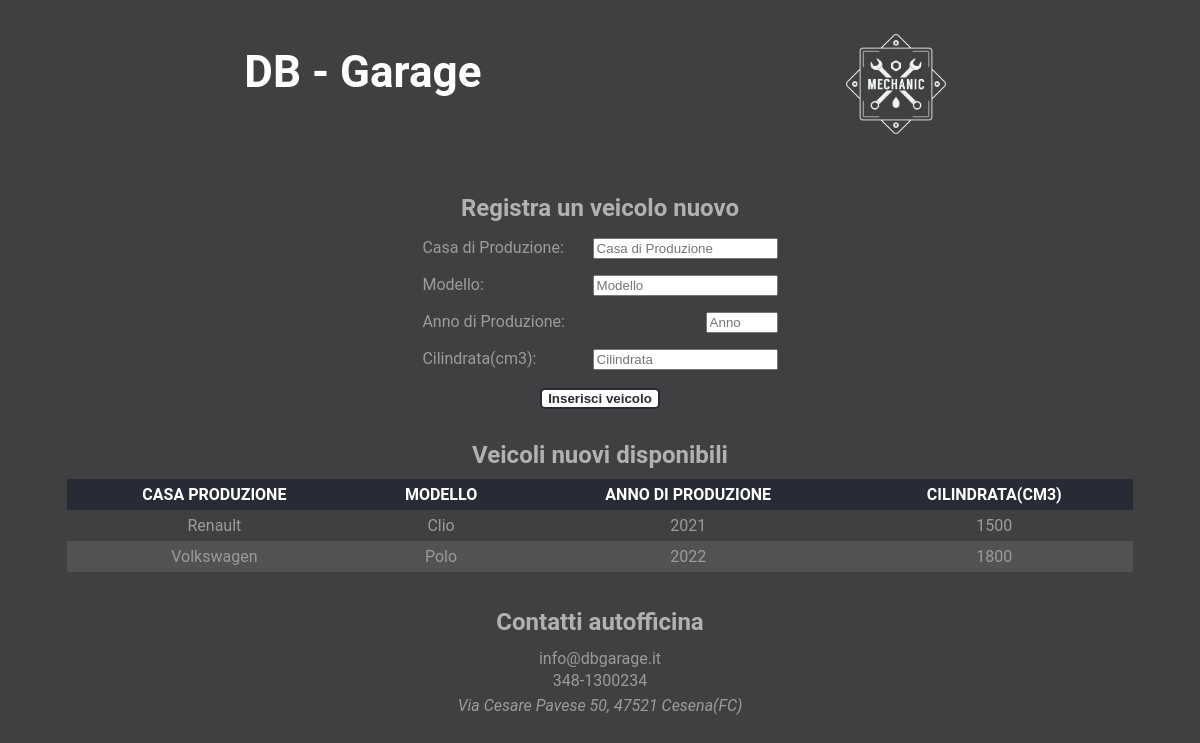
The page /app-web/gestione_veicolo_nuovo.php on the database its author committed.
### tables this page shows
CREATE TABLE `veicolo_nuovo` (
  `cod_veicolo_nuovo` int(11) NOT NULL,
  `casa_produttrice` char(15) NOT NULL,
  `modello` char(20) NOT NULL,
  `anno_produzione` year(4) NOT NULL,
  `cilindrata` char(10) NOT NULL
);

### app-web/gestione_veicolo_nuovo.php (called while the page is built, shortened)
<?php
    require_once 'require.php';
    $SetParameters["titolo"] = "Gestione agenti";
    $SetParameters["file"] = "nuovo_veicolo_nuovo.php";
	$SetParameters["proprietari"] = $db->getClients();
	$SetParameters["veicoli"] = $db->getAllVeicoliNuovi();
    require("template/base.php");
?>

### app-web/require.php (called while the page is built, shortened)
<?php
require_once("databasegarage.php");
$db = new DatabaseHelper("127.0.0.1", "root", "", "officina", 3306);
$SetParameters["scripts"] = array();
?>

### app-web/databasegarage.php (called while the page is built, shortened)
<?php
class DatabaseHelper {
	private $db;
	public function __construct($servername, $username, $password, $dbname, $port) {
		$this->db = new mysqli($servername, $username, $password, $dbname, $port);
	}
    public function getAllVeicoliNuovi(){
        $statement = $this->db->prepare("SELECT * FROM VEICOLO_NUOVO ");
		$statement->execute();
		$result = $statement->get_result();
		return $result->fetch_all(MYSQLI_ASSOC);
    }
    public function getClients(){
        $statement = $this->db->prepare("SELECT * FROM CLIENTE");
		$statement->execute();
		$result = $statement->get_result();
		return $result->fetch_all(MYSQLI_ASSOC);
    }
}
?>

### app-web/template/nuovo_veicolo_nuovo.php (the view)
<section>
	<h2>Registra un veicolo nuovo</h2>
	<form action="#" method="POST">
		<ul>
			<li>
				<label for="veicoloCasaProd"> Casa di Produzione: </label>
				<input type="text" name="veicoloCasaProd" placeholder="Casa di Produzione" maxlength="16" required>
			</li>
			<li>
				<label for="veicoloModello"> Modello: </label>
				<input type="text" name="veicoloModello" placeholder="Modello" maxlength="20" required>
			</li>
			<li>
				<label for="veicoloAnnoProd"> Anno di Produzione: </label>
				<input type="number" min="1900" max="2022"  step="1" name="veicoloAnnoProd" placeholder="Anno" required>
			</li>
			<li>
				<label for="veicoloCilindrata"> Cilindrata(cm3): </label>
				<input type="number" maxlength="10" name="veicoloCilindrata" placeholder="Cilindrata" required>
			</li>
		</ul>
		<input type="submit" name="inserisciVeicolo"  value="Inserisci veicolo">
	</form>
</section>
<section class="tabelle">
	<h2>Veicoli nuovi disponibili</h2>
	<table>
		<thead>
			<tr>
				<th>CASA PRODUZIONE</th><th>MODELLO</th><th>ANNO DI PRODUZIONE</th><th>CILINDRATA(CM3)</th>
			</tr>
		</thead>
		<tbody>
			<?php foreach($SetParameters["veicoli"] as $veicolo) :?>
				<tr class="noform">
					<td><?php echo $veicolo["casa_produttrice"]; ?></td>
					<td><?php echo $veicolo["modello"]; ?></td>
					<td><?php echo $veicolo["anno_produzione"]; ?></td>
					<td><?php echo $veicolo["cilindrata"]; ?></td>
				</tr>
			<?php endforeach; ?>
		</tbody>
	</table>
</section>

### app-web/css/style.css (style rules this page uses)
body { text-align: center; display: flex; flex-direction: column; align-items: center; background-color: rgb(64,64,66); }
h2 { margin: 10px 0; color: rgb(177,177,177); }
ul { padding: 0; list-style-type: none; display: flex; justify-content: space-around; }
form ul { display: flex; flex-direction: column; gap: 2vh; }
form > ul *:not(legend, ul) { float: right; }
form > ul > li label, form fieldset > ul > li > label { float: left; }
table, .l100 { border-spacing: 0; width: 100%; margin: 10px 0; }
td, th { padding: 0.5vw; text-align: center; }
thead tr, caption { background-color: #282A35; color: white; }
tr.noform:nth-child(even), tr:nth-child(4n) { background-color: #7272725c; }
section { margin: 20px 25%; width: 30%; }
section.tabelle { margin: 0px 5%; width: 90%; }
input[type="submit"], button:hover { margin: 2px; background-color: white; color: #282A35; border-radius: 5px; font-weight: 600; border: 2px solid #282A35; font-family: sans-serif; }
body { font-family: 'Roboto', 'Gill Sans MT', Calibri, 'Trebuchet MS', sans-serif; color: rgb(155,155,155); }

### rows shown on the page
veicolo_nuovo: casa_produttrice "Renault", modello "Clio", anno_produzione "2021", cilindrata "1500"
veicolo_nuovo: casa_produttrice "Volkswagen", modello "Polo", anno_produzione "2022", cilindrata "1800"
